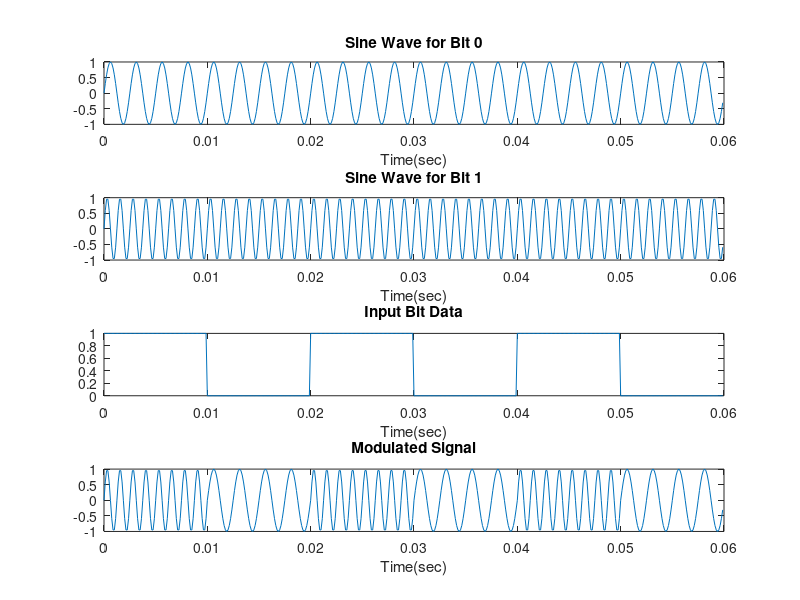
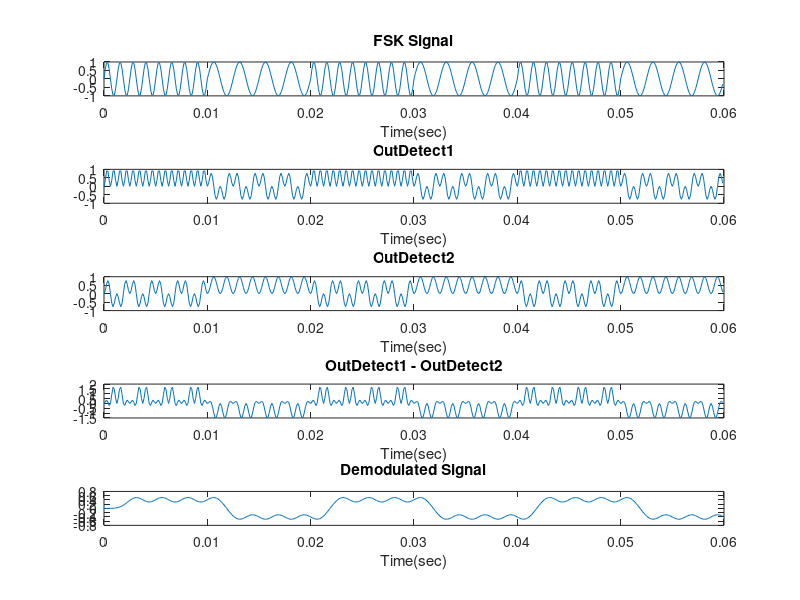
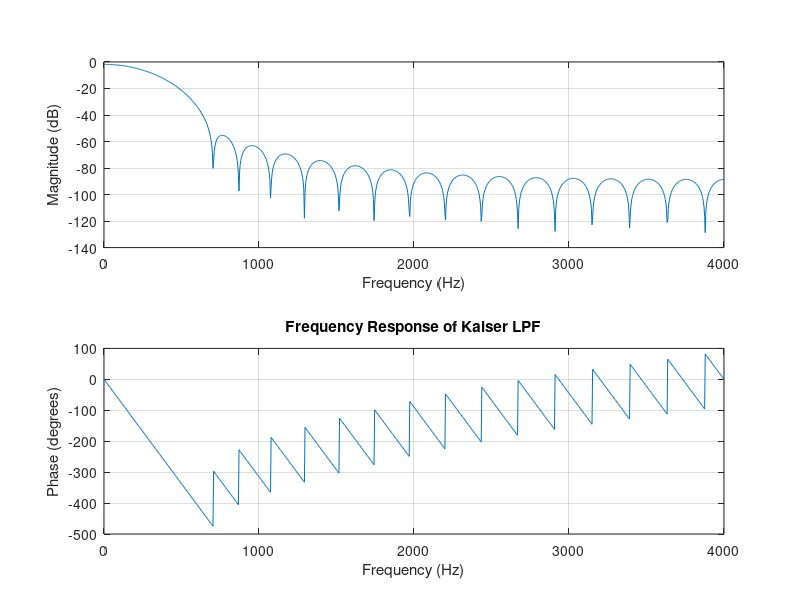
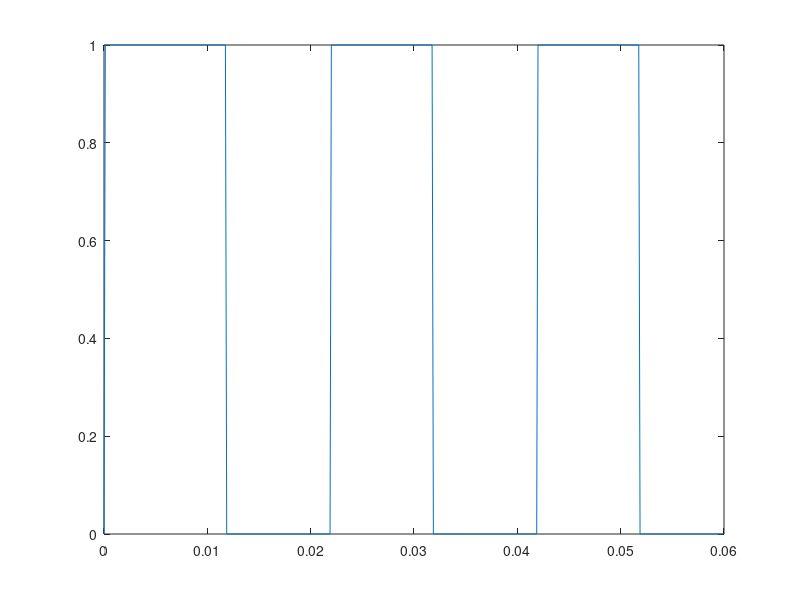

The MATLAB script that drew these images, in order:
%% Modulation
input_data = [1 0 1 0 1 0]; %% Input Bit Sample
Fs = 8000; %% Sampling Frequency
BitRate = 100; %% Bitrate
T = 1/Fs; %% Sample Period
BitPeriod = 1/BitRate; %% period of a bit
StopTime = 0.06; %% Period of Observation
t = 0 : T : StopTime - T;
tb = 0 : T : BitPeriod - T;
f1 = 400;
f2 = 800;
y1 = sin ( 2 * pi * f1 * t);
y2 = sin ( 2 * pi * f2 * t);
figure,subplot(4,1,1),plot(t,y1);
xlabel('Time(sec)');
title('Sine Wave for Bit 0');
subplot(4,1,2),plot(t,y2);
xlabel('Time(sec)');
title('Sine Wave for Bit 1');
%Generate Modulated Wave from Input Sequence
FSK_Signal = zeros(1,length(t));
FSK_Signal_slice = zeros(1,length(tb));
for i = 1 : 1 : length(input_data)
if(input_data(i) == 1)
FSK_Signal_slice = sin (2 * pi * f2 * tb);
elseif(input_data(i) == 0)
FSK_Signal_slice = sin (2 * pi * f1 * tb);
end
FSK_Signal(length(tb)*(i-1)+1:length(tb)*i) = FSK_Signal_slice;
tb = tb + 0.01;
end
%Normalise tb after Modulation Operation
tb = tb - length(input_data) * 0.01;
%Generate Input Digital Signal for Display
Digital_Signal = zeros(1,length(t));
Digital_Signal_slice = zeros(1,length(tb));
for i = 1 : 1 : length(input_data)
if(input_data(i) == 1)
Digital_Signal_slice(1:length(tb)) = 1;
elseif (input_data(i) == 0)
Digital_Signal_slice(1:length(tb)) = 0;
end
Digital_Signal(length(tb)*(i-1)+1:length(tb)*i) = Digital_Signal_slice;
tb = tb + 0.01;
end
subplot(4,1,3),plot(t,Digital_Signal);
xlabel('Time(sec)');
title('Input Bit Data');
subplot(4,1,4),plot(t,FSK_Signal);
xlabel('Time(sec)');
title('Modulated Signal');
%% Demodulation
out_detect1 = FSK_Signal .* sin (2 * pi * f2 * t);
out_detect2 = FSK_Signal .* sin (2 * pi * f1 * t);
diff = out_detect1 - out_detect2;
figure,subplot(5,1,1),plot(t,FSK_Signal);
xlabel('Time(sec)');
title('FSK Signal');
subplot(5,1,2),plot(t,out_detect1);
xlabel('Time(sec)');
title('OutDetect1');
subplot(5,1,3),plot(t,out_detect2);
xlabel('Time(sec)');
title('OutDetect2');
subplot(5,1,4),plot(t,diff);
xlabel('Time(sec)');
title('OutDetect1 - OutDetect2');
% Kaiser LPF Filters out the higher frequency components
% leaving behind the DC Components
%%[n,Wn,beta,ftype] = kaiserord([200,300],[1 0],[0.002 0.001],8000);
n =30;
Wn = 2*250/Fs;
beta = 5;
hh = fir1(n,Wn,'low',kaiser(n+1,beta),'noscale');
Demodulated_Signal = filter(hh,1,diff);
subplot(5,1,5),plot(t,Demodulated_Signal);
xlabel('Time(sec)');
title('Demodulated Signal');
figure,freqz(hh,1,1024,8000); %% Frequency Response of Filter
title('Frequency Response of Kaiser LPF');
Output_Bit = ones (1, length(Demodulated_Signal));
for i = 1 : length(Demodulated_Signal)
if(Demodulated_Signal(i) > 0)
Output_Bit(i) = 1;
else
Output_Bit(i) = 0;
end
end
figure
plot(t, Output_Bit)
%% Spectrum of Signals
% Generate Spectrum of Resulting Signals
N=size(t);
N = N(2);
%%Fourier Transform
outd1_sp = fftshift(fft(out_detect1));
outd2_sp = fftshift(fft(out_detect2));
diff_sp = fftshift(fft(diff));
demod_sp = fftshift(fft(Demodulated_Signal));
%%Frequency Specs
dF = Fs/N; %Hertz
f = -Fs/2:dF:Fs/2-dF; %Hertz
%%Spectrum Plot
figure;
subplot(4,1,1),plot(f,abs(outd1_sp)/N);
xlabel('Frequency (Hz)');
title('Out Detect 1 Frequency Response');
subplot(4,1,2),plot(f,abs(outd2_sp)/N);
xlabel('Frequency (Hz)');
title('Out Detect 2 Frequency Response');
subplot(4,1,3),plot(f,abs(diff_sp)/N);
xlabel('Frequency (Hz)');
title('(Out Detect 1 - Out Detect 2) Frequency Response');
subplot(4,1,4),plot(f,abs(demod_sp)/N);
xlabel('Frequency (Hz)');
title('Demodulated Signal Frequency Response');
%% Input to DSK
% Generate Wave to supply to DSK for Real-Time Operation
DSK_Input = zeros(1, 1000 * length(FSK_Signal));
for i = 1:1000
DSK_Input (length(FSK_Signal)*(i-1)+1:length(FSK_Signal)*i) = FSK_Signal;
end